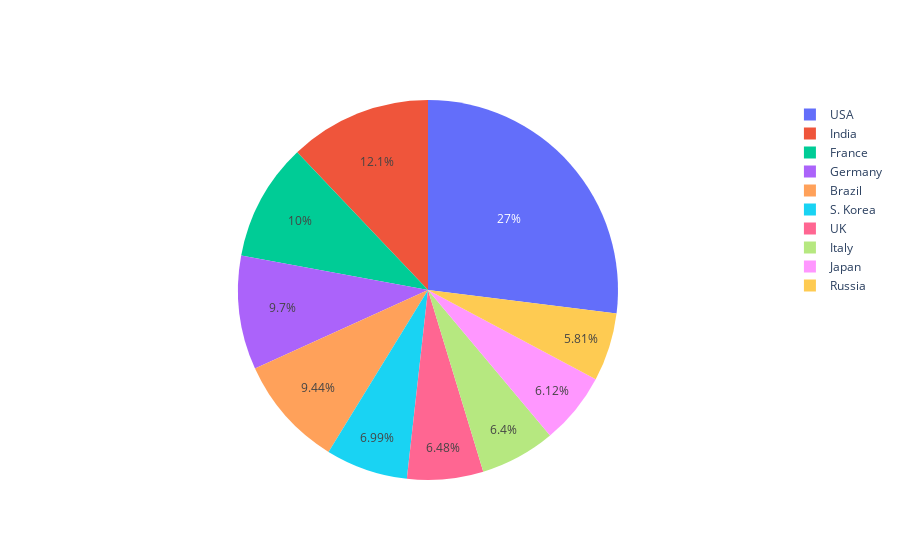

Notebook code for this chart:
### Code cell
import plotly.graph_objects as go

fig = go.Figure(data=[go.Pie(labels=country, values=totalCases)])
fig.show()

### Figure 1 — Plotly figure (JSON) as saved in the notebook; plotly's stock layout.template omitted (floating-point values rounded to 4 significant figures)
{"data": [{"labels": ["USA", "India", "France", "Germany", "Brazil", "S. Korea", "UK", "Italy", "Japan", "Russia"], "type": "pie", "values": [99639207, 44660108, 36946904, 35823771, 34892134, 25838239, 23930041, 23642011, 22608547, 21459284]}], "layout": {}}
